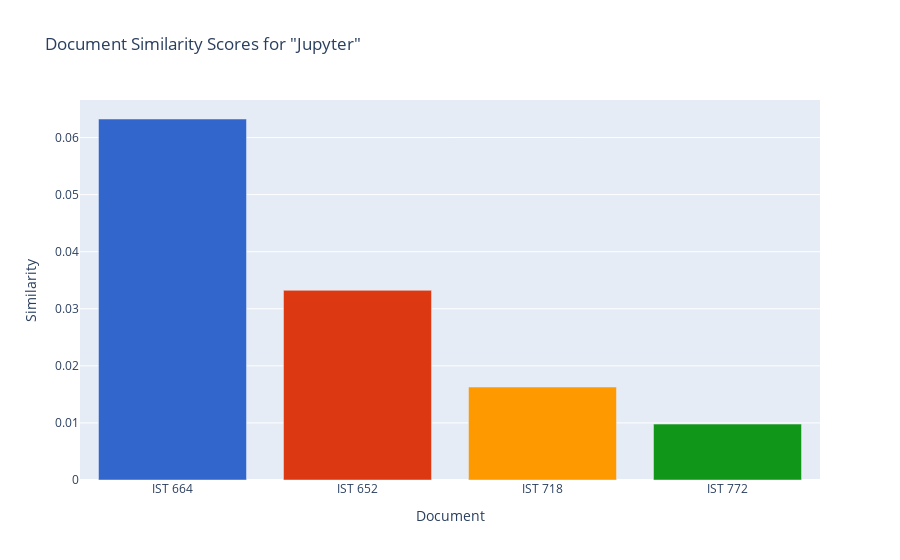

The cell this chart's notebook holds for it:
### Code cell
# Visualization with Plotly: Plot the similarity scores for each document
fig = plot_similarity_scores(df_similarity, query)
fig

### Figure 1 — Plotly figure (JSON) as saved in the notebook; plotly's stock layout.template omitted (floating-point values rounded to 4 significant figures)
{"data": [{"alignmentgroup": "True", "hovertemplate": "Document=%{x}<br>Similarity=%{y}<extra></extra>", "legendgroup": "IST 664", "marker": {"color": "#3366CC", "pattern": {"shape": ""}}, "name": "IST 664", "offsetgroup": "IST 664", "orientation": "v", "showlegend": true, "textposition": "auto", "type": "bar", "x": ["IST 664"], "xaxis": "x", "y": [0.06325], "yaxis": "y"}, {"alignmentgroup": "True", "hovertemplate": "Document=%{x}<br>Similarity=%{y}<extra></extra>", "legendgroup": "IST 652", "marker": {"color": "#DC3912", "pattern": {"shape": ""}}, "name": "IST 652", "offsetgroup": "IST 652", "orientation": "v", "showlegend": true, "textposition": "auto", "type": "bar", "x": ["IST 652"], "xaxis": "x", "y": [0.03323], "yaxis": "y"}, {"alignmentgroup": "True", "hovertemplate": "Document=%{x}<br>Similarity=%{y}<extra></extra>", "legendgroup": "IST 718", "marker": {"color": "#FF9900", "pattern": {"shape": ""}}, "name": "IST 718", "offsetgroup": "IST 718", "orientation": "v", "showlegend": true, "textposition": "auto", "type": "bar", "x": ["IST 718"], "xaxis": "x", "y": [0.01629], "yaxis": "y"}, {"alignmentgroup": "True", "hovertemplate": "Document=%{x}<br>Similarity=%{y}<extra></extra>", "legendgroup": "IST 772", "marker": {"color": "#109618", "pattern": {"shape": ""}}, "name": "IST 772", "offsetgroup": "IST 772", "orientation": "v", "showlegend": true, "textposition": "auto", "type": "bar", "x": ["IST 772"], "xaxis": "x", "y": [0.009794], "yaxis": "y"}], "layout": {"barmode": "relative", "legend": {"title": {"text": "Document"}, "tracegroupgap": 0}, "showlegend": false, "title": {"text": "Document Similarity Scores for \"Jupyter\""}, "xaxis": {"anchor": "y", "categoryarray": ["IST 664", "IST 652", "IST 718", "IST 772"], "categoryorder": "array", "domain": [0, 1], "title": {"text": "Document"}}, "yaxis": {"anchor": "x", "domain": [0, 1], "title": {"text": "Similarity"}}}}
